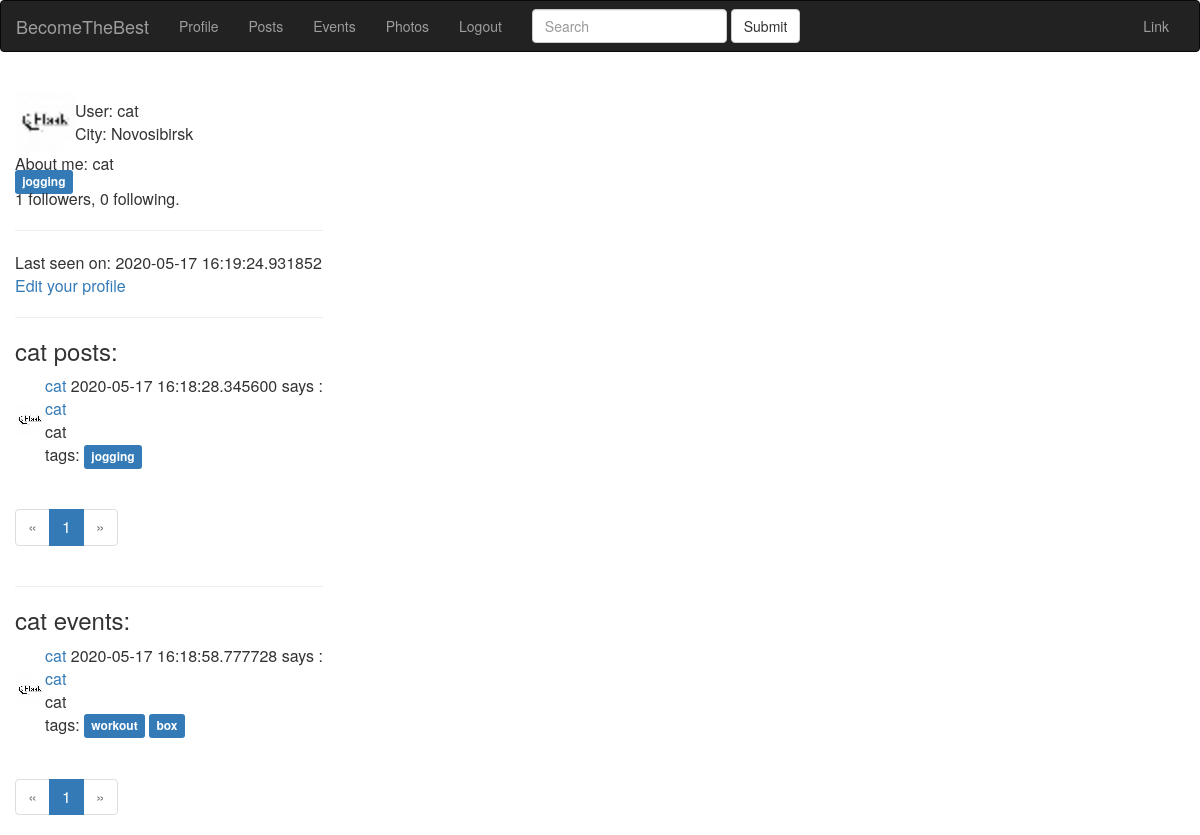
The app's page /user/cat (signed in), older data.
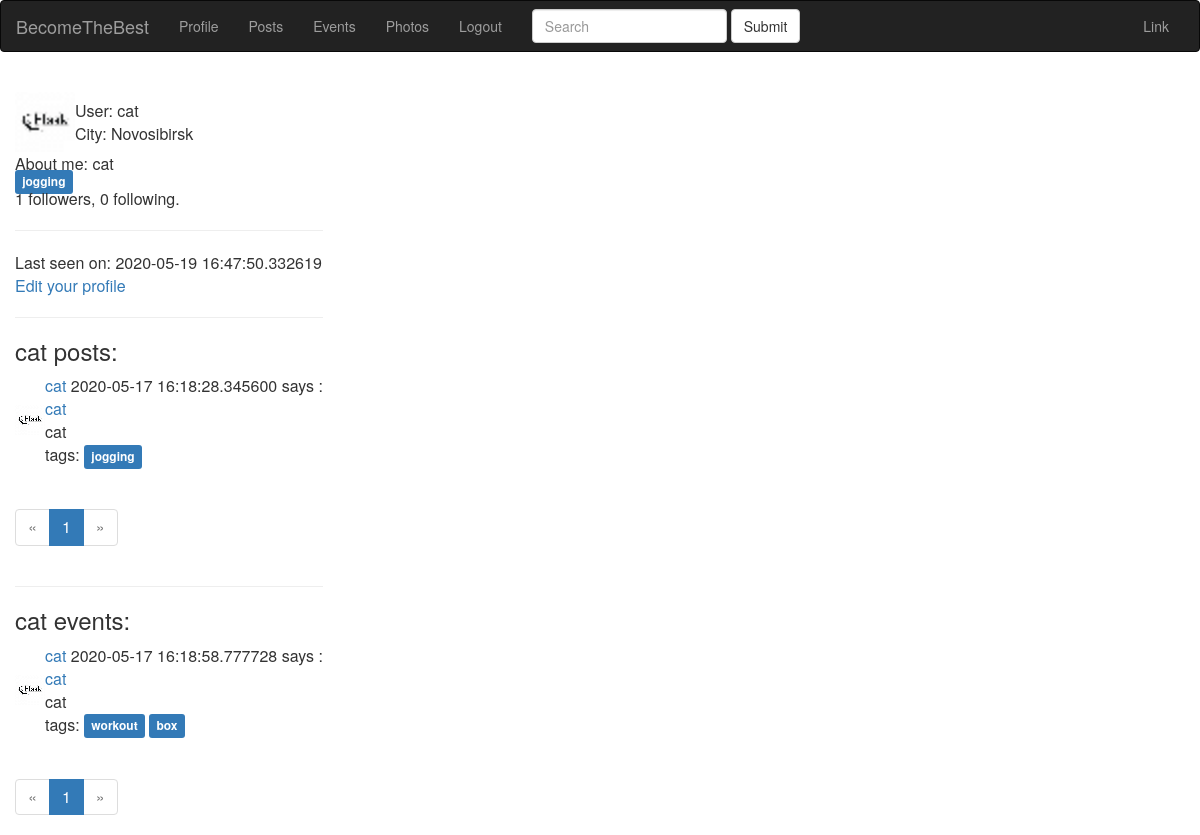
The same page, newer data.
### app/models.py (models this page shows, shortened)
class User(UserMixin, db.Model):
    id = db.Column(db.Integer, primary_key=True)
    email = db.Column(db.String(120), index=True, unique=True)
    username = db.Column(db.String(64), index=True, unique=True)
    password_hash = db.Column(db.String(255))
    date = db.Column(db.DateTime, index=True, default=datetime.utcnow)
    timestamp = db.Column(db.String(128), default=int(time()))
    city = db.Column(db.String(128))
    about_me = db.Column(db.String(140))
    last_seen = db.Column(db.DateTime, default=datetime.utcnow)
    active = db.Column(db.Boolean)
    tags = db.relationship(
        'Tag', secondary=user_tags, backref=db.backref('users_tags', lazy='dynamic'))
    roles = db.relationship(
        'Role', secondary=roles_users, backref=db.backref('users_roles', lazy='dynamic'))
    posts = db.relationship('Post', backref='author', lazy='dynamic')
    events = db.relationship('Event', backref='event_author', lazy='dynamic')
    photos = db.relationship('Photo', backref='photo_author', lazy='dynamic')
    def avatar(self):
        return 'user_data/{}/avatar/avatar.png'.format(self.username + self.timestamp)
    followed = db.relationship(
        'User', secondary=followers,
        primaryjoin=(followers.c.follower_id == id),
        secondaryjoin=(followers.c.followed_id == id),
        backref=db.backref('followers', lazy='dynamic'), lazy='dynamic')

class Tag(db.Model):
    id = db.Column(db.Integer, primary_key=True)
    name = db.Column(db.String(100), unique=True)
    slug = db.Column(db.String(100))

class Post(db.Model):
    id = db.Column(db.Integer, primary_key=True)
    title = db.Column(db.String(140))
    slug = db.Column(db.String(140), unique=True)
    body = db.Column(db.Text)
    created = db.Column(db.DateTime, index=True, default=datetime.utcnow)
    user_id = db.Column(db.Integer, db.ForeignKey('user.id'))
    tags = db.relationship(
        'Tag', secondary=post_tags, backref=db.backref('posts_tags', lazy='dynamic'))

class Event(db.Model):
    id = db.Column(db.Integer, primary_key=True)
    event_title = db.Column(db.String(140))
    event_body = db.Column(db.Text)
    slug = db.Column(db.String(140), unique=True)
    created = db.Column(db.DateTime, index=True, default=datetime.utcnow)
    event_time = db.Column(db.DateTime)
    event_place = db.Column(db.Text)
    event_geo = db.Column(db.Text)
    event_starter = db.Column(db.Integer, db.ForeignKey('user.id'))
    event_crew = db.Column(db.Text)
    tags = db.relationship(
        'Tag', secondary=event_tags, backref=db.backref('events_tags', lazy='dynamic'))

### app/blueprints/users/blueprint.py (the view)
@app.route('/user/<username>')
@login_required
def user(username):
    user = User.query.filter_by(username=username).first_or_404()
    page = request.args.get('page', 1, type=int)
    posts = user.posts.order_by(Post.created.desc())
    pages = posts.paginate(page=page, per_page=app.config['POSTS_PER_PAGE'])
    events = user.events.order_by(Event.created.desc())
    event_pages = events.paginate(page=page, per_page=app.config['POSTS_PER_PAGE'])
    return render_template('users/index.html', user=user, pages=pages, event_pages=event_pages)

### app/models.py (called while the page is built)
@login.user_loader
def load_user(id):
    return User.query.get(int(id))

### app/view.py (called while the page is built)
@app.before_request
def before_request():
    if current_user.is_authenticated:
        current_user.last_seen = datetime.utcnow()
        db.session.commit()

### app/blueprints/users/templates/users/index.html
{% extends 'base.html' %} {% block title %} User title {% endblock %} {% block content_title %} {% endblock %} {% block content %}
<table>
    <tr>
        <td><img src="{{ url_for('static', filename=user.avatar()) }}" width="60" height="60" alt="avatar" />
        </td>
        <td>
            User: {{ user.username }} <br> City: {{ user.city }}
        </td>
    </tr>
</table>
{% if user.about_me %} About me: {{ user.about_me }} {% endif %}
<br> {% for tag in user.tags %}
<a href="{{ url_for('users.tag_detail', slug=tag.slug) }}">
    <span class="label label-primary">
        {{ tag.name }}
    </span>
</a> {% endfor %}
<p>{{ user.followers.count() }} followers, {{ user.followed.count() }} following.</p>
<hr> {% if user.last_seen %} Last seen on: {{ user.last_seen }} {% endif %} {% if user.username == current_user.username %}
<p><a href="{{ url_for('users.edit_profile') }}">Edit your profile</a></p>
{% elif not current_user.is_following(user) %}
<p><a href="{{ url_for('users.follow', username=user.username) }}">Be friend</a></p>
{% else %}
<p><a href="{{ url_for('users.unfollow', username=user.username) }}">Unfriend</a></p>
{% endif %}
<hr>
<h3>{{user.username}} posts:</h3>
{% for post in pages.items %}
<div class="main-content">
    <table>
        <tr>
            <td><img src="{{ url_for('static', filename=post.author.avatar()) }}" width="30" height="30" alt="avatar" /></td>
            <td><a href="{{ url_for('user', username=post.author.username) }}">
                {{ post.author.username }}</a> {{ post.created }} says :
                <br>
                <a href="{{ url_for('posts.post_detail', slug=post.slug) }}">{{ post.title }}</a>
                <br> {{ post.body }}
                <div class="tags">
                    tags: {% for tag in post.tags %}
                    <a href="{{ url_for('posts.tag_detail', slug=tag.slug) }}">
                        <span class="label label-primary">{{ tag.name }}</span></a> {% endfor %}
                </div>
            </td>
        </tr>
    </table>
</div>
<br> {% endfor %}
<nav>
    <ul class="pagination">
        <li {% if not pages.has_prev %} class="disabled" {% endif %}>
            <a href="./{{user.username}}?page={{ pages.prev_num }}" aria-label="Previous">
                <span aria-hidden="true">&laquo;</span></a>
        </li>
        {% for page in pages.iter_pages() %}
        <li {% if page==pages.page %} class="active" {% endif %}>
            <a href="./{{user.username}}?page={{ page }}">{{page}} <span class="sr-only">(current)</span></a></li>
        {% endfor %}
        <li {% if not pages.has_next %} class="disabled" {% endif %}>
            <a href="./{{user.username}}?page={{ pages.next_num }}" aria-label="Next">
                <span aria-hidden="true">&raquo;</span></a>
        </li>
    </ul>
</nav>
<hr>
<h3>{{user.username}} events:</h3>
{% for event in event_pages.items %}
<div class="main-content">
    <table>
        <tr>
            <td><img src="{{ event.event_author.avatar() }}"></td>
            <td><a href="{{ url_for('user', username=event.event_author.username) }}">
                {{ event.event_author.username }}</a> {{ event.created }} says :
                <br>
                <a href="{{ url_for('events.event_detail', slug=event.slug) }}">{{ event.event_title }}</a>
                <br> {{ event.event_body }}
                <div class="tags">
                    tags: {% for tag in event.tags %}
                    <a href="{{ url_for('events.tag_detail', slug=tag.slug) }}">
                        <span class="label label-primary">{{ tag.name }}</span></a> {% endfor %}
                </div>
            </td>
        </tr>
    </table>
</div>
<br> {% endfor %}
<nav>
    <ul class="pagination">
        <li {% if not pages.has_prev %} class="disabled" {% endif %}>
            <a href="./{{user.username}}?page={{ pages.prev_num }}" aria-label="Previous">
                <span aria-hidden="true">&laquo;</span></a>
        </li>
        {% for page in event_pages.iter_pages() %}
        <li {% if page==event_pages.page %} class="active" {% endif %}>
            <a href="./{{user.username}}?page={{ page }}">{{page}} <span class="sr-only">(current)</span></a></li>
        {% endfor %}
        <li {% if not pages.has_next %} class="disabled" {% endif %}>
            <a href="./{{user.username}}?page={{ pages.next_num }}" aria-label="Next">
                <span aria-hidden="true">&raquo;</span></a>
        </li>
    </ul>
</nav>
{% endblock %}

### app/templates/base.html (shortened to what this page needs)
<html>
<head>
    <link rel="stylesheet" href="https://stackpath.bootstrapcdn.com/bootstrap/3.4.1/css/bootstrap.min.css">
</head>
<body onload="GetMap();">
    <nav class="navbar navbar-inverse">
        <div class="container-fluid">
            <div class="navbar-header">
                <a class="navbar-brand" href="{{url_for('index')}}">BecomeTheBest</a>
            </div>
            <div class="collapse navbar-collapse" id="bs-example-navbar-collapse-1">
                <ul class="nav navbar-nav">
                    {% if current_user.is_anonymous %}
                    <li class="nav-item active ">
                        <a href="{{ url_for( 'login') }} ">Login</a>
                    </li>
                    <li class="nav-item ">
                        <a class="nav-link " href="{{ url_for( 'register') }} ">Click to register</a>
                    </li>
                    {% else %}
                    <li class="nav-item "><a href="{{ url_for('user', username=current_user.username)}}">Profile</a></li>
                    <li class="nav-item "><a href="{{ url_for('posts.index')}}">Posts</a></li>
                    <li class="nav-item "><a href="{{ url_for('events.index')}}">Events</a></li>
                    <li class="nav-item "><a href="{{ url_for('photos.index')}}">Photos</a></li>
                    <li class="nav-item "><a class="nav-link " href="{{ url_for( 'logout') }} ">Logout</a></li>
                    {% endif %}
                </ul>
                <form class="navbar-form navbar-left">
                    <div class="form-group">
                        <input type="text" class="form-control" placeholder="Search">
                    </div>
                    <button type="submit" class="btn btn-default">Submit</button>
                </form>
                <ul class="nav navbar-nav navbar-right">
                    <li><a href="#">Link</a></li>
                </ul>
            </div>
        </div>
    </nav>
    <div class="container">
        <div class="row">
            <table>
                <tr>
                    <td>
                        {% block content %} {% endblock %}
                    </td>
                    <td valign="top">
                        <div id="OSMap" style="position:absolute; width:900px; height:500px;"></div>
                    </td>
                </tr>
            </table>
        </div>
    </div>
</body>
</html>

Row changes from the older to the newer data that the page shows:
changed User "cat": last_seen "2020-05-17 16:19:24.931852" → "2020-05-19 16:47:50.332619"
